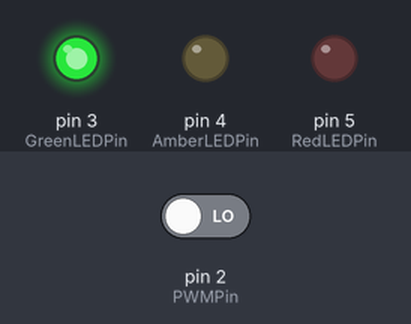
Simulated run of this sketch. Board: Arduino Uno, built with avr-gcc and run on an emulated ATmega328P. Shown: output pins drawn as LEDs (lit = HIGH). The test bench sets the inputs (shaded band); at power-on: pin 2 (PWMPin) LOW.

Above: at 1.2 s.
1.3 s: pin 2 (PWMPin) driven HIGH
At 2.4 s:
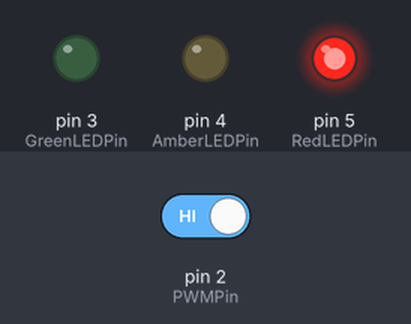
2.8 s: pin 2 (PWMPin) driven LOW
At 3.5 s:
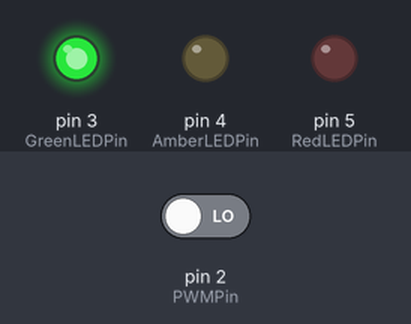
Timing chart, 0 to 5.8 s (numbered marks = the images above; inputs shaded):
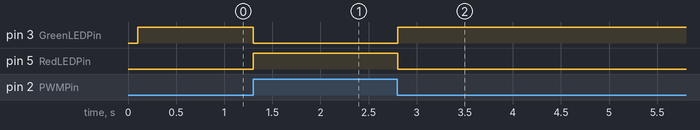

The sketch:

read_pwm_values.ino
```cpp
const byte PWMPin = 2;
const byte GreenLEDPin = 3;
const byte AmberLEDPin = 4;
const byte RedLEDPin = 5;

void setup()
{
  pinMode(PWMPin, INPUT);

  pinMode(GreenLEDPin, OUTPUT);
  pinMode(AmberLEDPin, OUTPUT);
  pinMode(RedLEDPin, OUTPUT);
}

void loop()
{
  byte PWM = GetPWM(PWMPin);
  digitalWrite(GreenLEDPin, PWM < 85);
  digitalWrite(AmberLEDPin, PWM >= 85 && PWM <= 90);
  digitalWrite(RedLEDPin, PWM > 90);
}

byte GetPWM(byte pin)
{
  unsigned long highTime = pulseIn(pin, HIGH, 50000UL);  // 50 millisecond timeout
  unsigned long lowTime = pulseIn(pin, LOW, 50000UL);  // 50 millisecond timeout

  // pulseIn() returns zero on timeout
  if (highTime == 0 || lowTime == 0)
    return digitalRead(pin) ? 100 : 0;  // HIGH == 100%,  LOW = 0%

  return (100 * highTime) / (highTime + lowTime);  // highTime as percentage of total cycle time
}
```

Measured:
- after the input at 1.3 s, pin 3 (GreenLEDPin): HIGH → LOW at once; pin 5 (RedLEDPin): LOW → HIGH at once
- after the input at 2.8 s, pin 3 (GreenLEDPin): LOW → HIGH at once; pin 5 (RedLEDPin): HIGH → LOW at once
